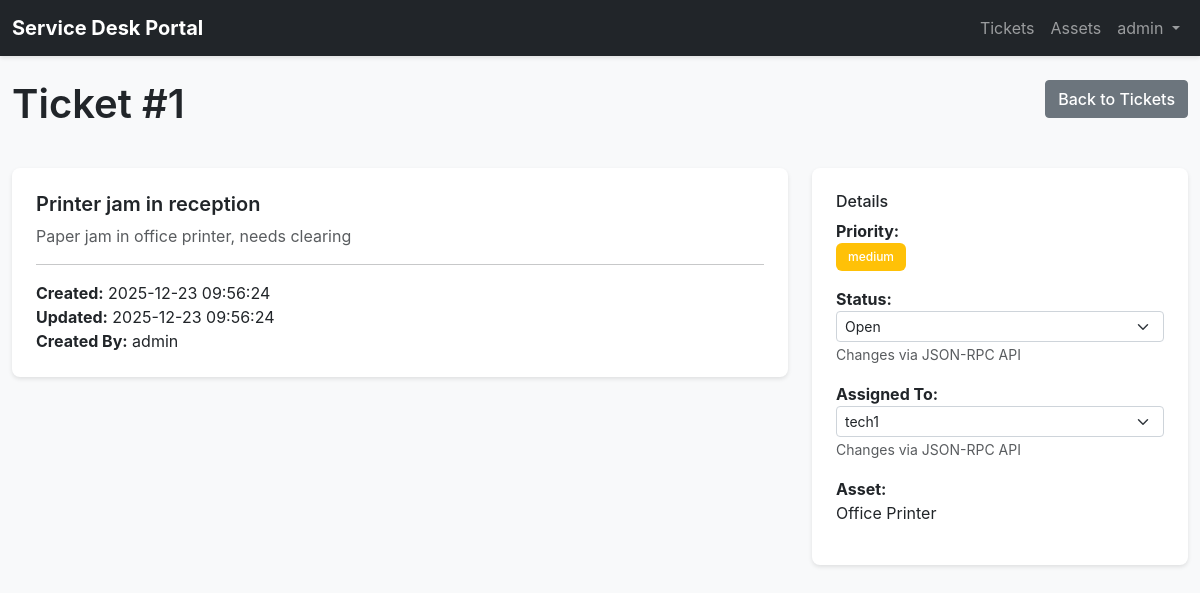
Page /index.php?action=ticket-detail&id=1 (signed in) on the committed database.
### tables this page shows
CREATE TABLE IF NOT EXISTS tickets (
    id INT AUTO_INCREMENT PRIMARY KEY,
    title VARCHAR(255) NOT NULL,
    description TEXT,
    priority ENUM('low', 'medium', 'high', 'critical') DEFAULT 'medium',
    status ENUM('open', 'in_progress', 'resolved', 'closed') DEFAULT 'open',
    asset_id INT NULL,
    created_by INT NULL,
    assigned_to INT NULL,
    created_at TIMESTAMP DEFAULT CURRENT_TIMESTAMP,
    updated_at TIMESTAMP DEFAULT CURRENT_TIMESTAMP ON UPDATE CURRENT_TIMESTAMP,
    FOREIGN KEY (created_by) REFERENCES users(id) ON DELETE SET NULL,
    FOREIGN KEY (assigned_to) REFERENCES users(id) ON DELETE SET NULL,
    FOREIGN KEY (asset_id) REFERENCES assets(id) ON DELETE SET NULL,
    INDEX idx_status (status),
    INDEX idx_assigned_to (assigned_to),
    INDEX idx_created_by (created_by),
    INDEX idx_asset_id (asset_id)
);

CREATE TABLE IF NOT EXISTS users (
    id INT AUTO_INCREMENT PRIMARY KEY,
    username VARCHAR(50) UNIQUE NOT NULL,
    email VARCHAR(100) UNIQUE NOT NULL,
    password_hash VARCHAR(255) NOT NULL,
    role ENUM('admin', 'tech') NOT NULL DEFAULT 'tech',
    created_at TIMESTAMP DEFAULT CURRENT_TIMESTAMP,
    updated_at TIMESTAMP DEFAULT CURRENT_TIMESTAMP ON UPDATE CURRENT_TIMESTAMP,
    INDEX idx_username (username),
    INDEX idx_role (role)
);

CREATE TABLE IF NOT EXISTS assets (
    id INT AUTO_INCREMENT PRIMARY KEY,
    name VARCHAR(100) NOT NULL,
    asset_type VARCHAR(50) NOT NULL,
    serial_number VARCHAR(100) UNIQUE,
    location VARCHAR(100),
    status ENUM('active', 'inactive', 'retired') DEFAULT 'active',
    created_at TIMESTAMP DEFAULT CURRENT_TIMESTAMP,
    updated_at TIMESTAMP DEFAULT CURRENT_TIMESTAMP ON UPDATE CURRENT_TIMESTAMP,
    INDEX idx_asset_type (asset_type),
    INDEX idx_status (status)
);

### src/auth.php (called while the page is built, shortened)
<?php
require_once __DIR__ . '/db.php';
class Auth
{
    public static function isLoggedIn(): bool
    {
        return isset($_SESSION['user_id']) && isset($_SESSION['username']);
    }
    public static function user(): ?array
    {
        return [
            'id' => $_SESSION['user_id'],
            'username' => $_SESSION['username'],
            'role' => $_SESSION['role'],
        ];
    }
    public static function validateInput(mixed $data): string
    {
        return htmlspecialchars((string)$data, ENT_QUOTES, 'UTF-8');
    }
}
?>

### src/db.php (called while the page is built, shortened)
<?php
class Database
{
    private static ?PDO $pdo = null;
    public static function connect(): PDO
    {
        if (self::$pdo !== null) {
            return self::$pdo;
        }
        $mysqlUrl = env('MYSQL_URL');
        if ($mysqlUrl) {
            self::$pdo = new PDO($mysqlUrl);
        } else {
            $dsn = sprintf(
                'mysql:host=%s;port=%d;dbname=%s;charset=utf8mb4',
                env('MYSQLHOST', 'localhost'),
                env('MYSQLPORT', 3306),
                env('MYSQLDATABASE', 'service_desk')
            );
            self::$pdo = new PDO($dsn, env('MYSQLUSER', 'root'), env('MYSQLPASSWORD', ''));
        }
        return self::$pdo;
    }
    public static function query(string $sql, array $params = []): PDOStatement
    {
        $pdo = self::connect();
        $stmt = $pdo->prepare($sql);
        $stmt->execute($params);
        return $stmt;
    }
    public static function fetch(string $sql, array $params = []): array|false
    {
        return self::query($sql, $params)->fetch();
    }
    public static function fetchAll(string $sql, array $params = []): array
    {
        return self::query($sql, $params)->fetchAll();
    }
}
?>

### public/views/ticket-detail.php (the view, shortened to what this page needs)
<?php
$ticket_id = (int)($_GET['id'] ?? 0);
$ticket = Database::fetch('
    SELECT
        t.id, t.title, t.description, t.priority, t.status,
        t.created_at, t.updated_at,
        u_created.username as created_by_name,
        u_assigned.username as assigned_to_name,
        a.name as asset_name
    FROM tickets t
    LEFT JOIN users u_created ON t.created_by = u_created.id
    LEFT JOIN users u_assigned ON t.assigned_to = u_assigned.id
    LEFT JOIN assets a ON t.asset_id = a.id
    WHERE t.id = ?
', [$ticket_id]);
?>
<!DOCTYPE html>
<html lang="en">
<head>
    <link rel="stylesheet" href="https://cdn.jsdelivr.net/npm/bootstrap@5.3.0/dist/css/bootstrap.min.css">
    <link rel="stylesheet" href="/css/style.css">
</head>
<body>
    <?php include __DIR__ . '/navbar.php'; ?>
    <div class="container-fluid mt-4">
        <div class="row mb-3">
            <div class="col-md-6">
                <h1>Ticket #<?= $ticket['id'] ?></h1>
            </div>
            <div class="col-md-6 text-end">
                <a href="/index.php?action=tickets" class="btn btn-secondary">Back to Tickets</a>
            </div>
        </div>
        <div class="row">
            <div class="col-md-8">
                <div class="card">
                    <div class="card-body">
                        <h5 class="card-title"><?= Auth::validateInput($ticket['title']) ?></h5>
                        <p class="card-text text-muted"><?= Auth::validateInput($ticket['description']) ?></p>
                        <hr>
                        <strong>Created:</strong> <?= $ticket['created_at'] ?><br>
                        <strong>Updated:</strong> <?= $ticket['updated_at'] ?><br>
                        <strong>Created By:</strong> <?= Auth::validateInput($ticket['created_by_name']) ?><br>
                    </div>
                </div>
            </div>
            <div class="col-md-4">
                <div class="card">
                    <div class="card-body">
                        <h6 class="card-title">Details</h6>
                        <p>
                            <strong>Priority:</strong><br>
                            <span class="badge bg-warning"><?= Auth::validateInput($ticket['priority']) ?></span>
                        </p>
                        <p>
                            <strong>Status:</strong><br>
                            <select class="form-select form-select-sm" id="statusSelect" onchange="updateTicketStatusViaAPI(<?= $ticket['id'] ?>, this.value)">
                                <option value="open" <?= $ticket['status'] === 'open' ? 'selected' : '' ?>>Open</option>
                            </select>
                            <small class="text-muted">Changes via JSON-RPC API</small>
                        </p>
                        <p>
                            <strong>Assigned To:</strong><br>
                            <?php if ($user['role'] === 'admin'): ?>
                                <select class="form-select form-select-sm" id="assignSelect" onchange="assignTicketViaAPI(<?= $ticket['id'] ?>, this.value || null)">
                                    <?php
                                    $techs = Database::fetchAll('SELECT id, username FROM users WHERE role = "tech"');
                                    foreach ($techs as $tech):
                                    ?>
                                        <option value="<?= $tech['id'] ?>" <?= $ticket['assigned_to_name'] === $tech['username'] ? 'selected' : '' ?>>
                                            <?= Auth::validateInput($tech['username']) ?>
                                        </option>
                                    <?php endforeach; ?>
                                </select>
                                <small class="text-muted">Changes via JSON-RPC API</small>
                            <?php else: ?>
                                <span><?= $ticket['assigned_to_name'] ? Auth::validateInput($ticket['assigned_to_name']) : '<em>Unassigned</em>' ?></span>
                                <small class="text-muted d-block">(Only admins can assign)</small>
                            <?php endif; ?>
                        </p>
                        <p>
                            <strong>Asset:</strong><br>
                            <?= $ticket['asset_name'] ? Auth::validateInput($ticket['asset_name']) : '—' ?>
                        </p>
                    </div>
                </div>
            </div>
        </div>
    </div>
</body>
</html>

### public/views/navbar.php (shortened to what this page needs)
<?php
$user = Auth::user();
?>
<nav class="navbar navbar-expand-lg navbar-dark bg-dark">
    <div class="container-fluid">
        <a class="navbar-brand" href="/index.php?action=dashboard">
            <strong>Service Desk Portal</strong>
        </a>
        <div class="collapse navbar-collapse" id="navbarNav">
            <ul class="navbar-nav ms-auto">
                <li class="nav-item">
                    <a class="nav-link" href="/index.php?action=tickets">Tickets</a>
                </li>
                <li class="nav-item">
                    <a class="nav-link" href="/index.php?action=assets">Assets</a>
                </li>
                <li class="nav-item dropdown">
                    <a class="nav-link dropdown-toggle" href="#" id="userDropdown" role="button" data-bs-toggle="dropdown">
                        <?= Auth::validateInput($user['username']) ?>
                    </a>
                </li>
            </ul>
        </div>
    </div>
</nav>

### public/css/style.css (style rules this page uses)
body { font-family: -apple-system, BlinkMacSystemFont, "Segoe UI", Roboto, "Helvetica Neue", Arial, sans-serif; background-color: #f8f9fa; }
.card { border: none; border-radius: 8px; box-shadow: 0 2px 4px rgba(0, 0, 0, 0.1); }
.card-body { padding: 1.5rem; }
.navbar { box-shadow: 0 2px 4px rgba(0, 0, 0, 0.1); }
.badge { font-weight: 500; padding: 0.5rem 0.75rem; }
.btn { border-radius: 4px; font-weight: 500; }
input.form-control, textarea.form-control, select.form-select { border-radius: 4px; border: 1px solid #ced4da; }
.container-fluid { max-width: 1400px; }
h1 { font-weight: 600; color: #212529; margin-bottom: 1.5rem; }
h5 { font-weight: 600; color: #212529; }
.text-muted { color: #6c757d; }
a { text-decoration: none; }

### rows in the picture
tickets: created_by.username "admin", id "1", title "Printer jam in reception", description "Paper jam in office printer, needs clearing", created_at "2025-12-23 09:56:24", updated_at "2025-12-23 09:56:24", priority "medium", status+id "Open", asset.name "Office Printer"

### other values in the picture
form field value "tech1"
